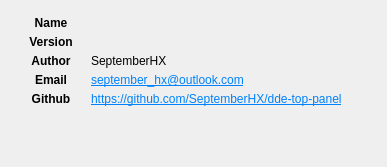
     <widget class="QWidget" name="tab_2">
      <attribute name="title">
       <string>About</string>
      </attribute>
      <layout class="QHBoxLayout" name="horizontalLayout_8">
       <item>
        <layout class="QGridLayout" name="gridLayout">
         <property name="leftMargin">
          <number>5</number>
         </property>
         <property name="topMargin">
          <number>5</number>
         </property>
         <property name="rightMargin">
          <number>5</number>
         </property>
         <property name="bottomMargin">
          <number>5</number>
         </property>
         <property name="spacing">
          <number>5</number>
         </property>
         <item row="1" column="2">
          <widget class="QLabel" name="appVersionLabel">
           <property name="sizePolicy">
            <sizepolicy hsizetype="Preferred" vsizetype="Fixed">
             <horstretch>0</horstretch>
             <verstretch>0</verstretch>
            </sizepolicy>
           </property>
           <property name="minimumSize">
            <size>
             <width>280</width>
             <height>0</height>
            </size>
           </property>
           <property name="maximumSize">
            <size>
             <width>900</width>
             <height>16777215</height>
            </size>
           </property>
           <property name="text">
            <string/>
           </property>
          </widget>
         </item>
         <item row="0" column="0">
          <widget class="QLabel" name="label_8">
           <property name="sizePolicy">
            <sizepolicy hsizetype="Preferred" vsizetype="Fixed">
             <horstretch>0</horstretch>
             <verstretch>0</verstretch>
            </sizepolicy>
           </property>
           <property name="minimumSize">
            <size>
             <width>70</width>
             <height>0</height>
            </size>
           </property>
           <property name="maximumSize">
            <size>
             <width>70</width>
             <height>100</height>
            </size>
           </property>
           <property name="font">
            <font>
             <weight>75</weight>
             <bold>true</bold>
            </font>
           </property>
           <property name="text">
            <string>Name</string>
           </property>
           <property name="alignment">
            <set>Qt::AlignCenter</set>
           </property>
          </widget>
         </item>
         <item row="1" column="0">
          <widget class="QLabel" name="label_11">
           <property name="sizePolicy">
            <sizepolicy hsizetype="Preferred" vsizetype="Fixed">
             <horstretch>0</horstretch>
             <verstretch>0</verstretch>
            </sizepolicy>
           </property>
           <property name="minimumSize">
            <size>
             <width>70</width>
             <height>0</height>
            </size>
           </property>
           <property name="maximumSize">
            <size>
             <width>70</width>
             <height>100</height>
            </size>
           </property>
           <property name="font">
            <font>
             <weight>75</weight>
             <bold>true</bold>
            </font>
           </property>
           <property name="text">
            <string>Version</string>
           </property>
           <property name="alignment">
            <set>Qt::AlignCenter</set>
           </property>
          </widget>
         </item>
         <item row="3" column="2">
          <widget class="QLabel" name="label_18">
           <property name="sizePolicy">
            <sizepolicy hsizetype="Preferred" vsizetype="Fixed">
             <horstretch>0</horstretch>
             <verstretch>0</verstretch>
            </sizepolicy>
           </property>
           <property name="minimumSize">
            <size>
             <width>280</width>
             <height>0</height>
            </size>
           </property>
           <property name="maximumSize">
            <size>
             <width>900</width>
             <height>16777215</height>
            </size>
           </property>
           <property name="text">
            <string>&lt;html&gt;&lt;head/&gt;&lt;body&gt;&lt;p&gt;&lt;a href=&quot;september_hx@outlook.com&quot;&gt;&lt;span style=&quot; text-decoration: underline; color:#0082fa;&quot;&gt;september_hx@outlook.com&lt;/span&gt;&lt;/a&gt;&lt;/p&gt;&lt;/body&gt;&lt;/html&gt;</string>
           </property>
           <property name="textFormat">
            <enum>Qt::RichText</enum>
           </property>
           <property name="openExternalLinks">
            <bool>true</bool>
           </property>
          </widget>
         </item>
         <item row="4" column="0">
          <widget class="QLabel" name="label_14">
           <property name="sizePolicy">
            <sizepolicy hsizetype="Preferred" vsizetype="Fixed">
             <horstretch>0</horstretch>
             <verstretch>0</verstretch>
            </sizepolicy>
           </property>
           <property name="minimumSize">
            <size>
             <width>70</width>
             <height>0</height>
            </size>
           </property>
           <property name="maximumSize">
            <size>
             <width>70</width>
             <height>100</height>
            </size>
           </property>
           <property name="font">
            <font>
             <weight>75</weight>
             <bold>true</bold>
            </font>
           </property>
           <property name="text">
            <string>Github</string>
           </property>
           <property name="alignment">
            <set>Qt::AlignCenter</set>
           </property>
          </widget>
         </item>
         <item row="3" column="0">
          <widget class="QLabel" name="label_13">
           <property name="sizePolicy">
            <sizepolicy hsizetype="Preferred" vsizetype="Fixed">
             <horstretch>0</horstretch>
             <verstretch>0</verstretch>
            </sizepolicy>
           </property>
           <property name="minimumSize">
            <size>
             <width>70</width>
             <height>0</height>
            </size>
           </property>
           <property name="maximumSize">
            <size>
             <width>70</width>
             <height>100</height>
            </size>
           </property>
           <property name="font">
            <font>
             <weight>75</weight>
             <bold>true</bold>
            </font>
           </property>
           <property name="text">
            <string>Email</string>
           </property>
           <property name="alignment">
            <set>Qt::AlignCenter</set>
           </property>
          </widget>
         </item>
         <item row="4" column="2">
          <widget class="QLabel" name="label_19">
           <property name="sizePolicy">
            <sizepolicy hsizetype="Preferred" vsizetype="Fixed">
             <horstretch>0</horstretch>
             <verstretch>0</verstretch>
            </sizepolicy>
           </property>
           <property name="minimumSize">
            <size>
             <width>280</width>
             <height>0</height>
            </size>
           </property>
           <property name="maximumSize">
            <size>
             <width>900</width>
             <height>16777215</height>
            </size>
           </property>
           <property name="text">
            <string>&lt;html&gt;&lt;head/&gt;&lt;body&gt;&lt;p&gt;&lt;a href=&quot;https://github.com/SeptemberHX/dde-top-panel&quot;&gt;&lt;span style=&quot; text-decoration: underline; color:#0082fa;&quot;&gt;https://github.com/SeptemberHX/dde-top-panel&lt;/span&gt;&lt;/a&gt;&lt;/p&gt;&lt;/body&gt;&lt;/html&gt;</string>
           </property>
           <property name="textFormat">
            <enum>Qt::RichText</enum>
           </property>
           <property name="openExternalLinks">
            <bool>true</bool>
           </property>
          </widget>
         </item>
         <item row="2" column="2">
          <widget class="QLabel" name="label_17">
           <property name="sizePolicy">
            <sizepolicy hsizetype="Preferred" vsizetype="Fixed">
             <horstretch>0</horstretch>
             <verstretch>0</verstretch>
            </sizepolicy>
           </property>
           <property name="minimumSize">
            <size>
             <width>280</width>
             <height>0</height>
            </size>
           </property>
           <property name="maximumSize">
            <size>
             <width>900</width>
             <height>16777215</height>
            </size>
           </property>
           <property name="text">
            <string>SeptemberHX</string>
           </property>
          </widget>
         </item>
         <item row="0" column="2">
          <widget class="QLabel" name="appNameLabel">
           <property name="sizePolicy">
            <sizepolicy hsizetype="Preferred" vsizetype="Fixed">
             <horstretch>0</horstretch>
             <verstretch>0</verstretch>
            </sizepolicy>
           </property>
           <property name="minimumSize">
            <size>
             <width>280</width>
             <height>0</height>
            </size>
           </property>
           <property name="maximumSize">
            <size>
             <width>900</width>
             <height>16777215</height>
            </size>
           </property>
           <property name="text">
            <string/>
           </property>
          </widget>
         </item>
         <item row="2" column="0">
          <widget class="QLabel" name="label_12">
           <property name="sizePolicy">
            <sizepolicy hsizetype="Preferred" vsizetype="Fixed">
             <horstretch>0</horstretch>
             <verstretch>0</verstretch>
            </sizepolicy>
           </property>
           <property name="minimumSize">
            <size>
             <width>70</width>
             <height>0</height>
            </size>
           </property>
           <property name="maximumSize">
            <size>
             <width>70</width>
             <height>100</height>
            </size>
           </property>
           <property name="font">
            <font>
             <weight>75</weight>
             <bold>true</bold>
            </font>
           </property>
           <property name="text">
            <string>Author</string>
           </property>
           <property name="alignment">
            <set>Qt::AlignCenter</set>
           </property>
          </widget>
         </item>
         <item row="5" column="0">
          <spacer name="verticalSpacer_2">
           <property name="orientation">
            <enum>Qt::Vertical</enum>
           </property>
           <property name="sizeHint" stdset="0">
            <size>
             <width>20</width>
             <height>40</height>
            </size>
           </property>
          </spacer>
         </item>
         <item row="5" column="2">
          <widget class="QLabel" name="pMovieLabel">
           <property name="text">
            <string/>
           </property>
           <property name="alignment">
            <set>Qt::AlignCenter</set>
           </property>
          </widget>
         </item>
        </layout>
       </item>
      </layout>
     </widget>
